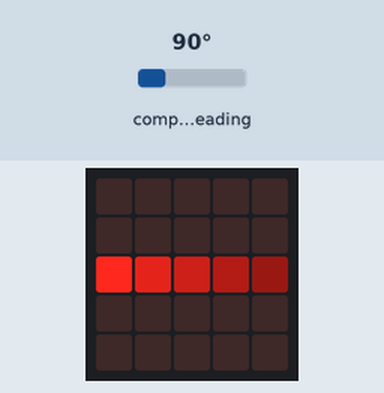
Bench run of a program on a simulated BBC micro:bit (MakeCode). Parts: the board's 5×5 LED display. The test bench sets the inputs (shaded band); at power-on: compass heading 90°. The compass is already calibrated.

Above: at 1.2 s.
1.3 s: compass heading set to 352°
At 2.1 s:
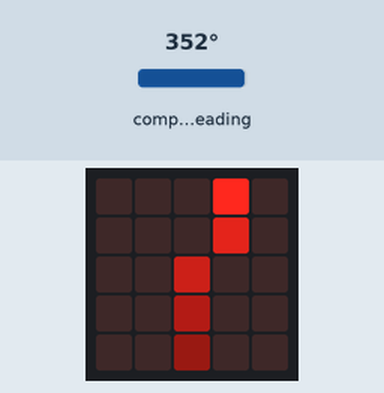
4.3 s: compass heading set to 7°
At 5.5 s:
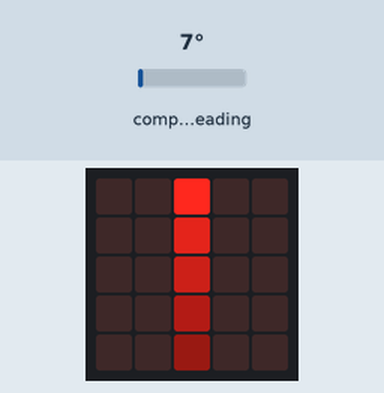
5.8 s: compass heading set to 90°
At 7.1 s:
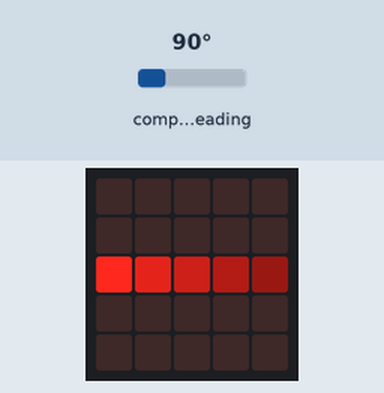
Timing chart, 0 to 8.8 s (numbered marks = the images above; inputs shaded):
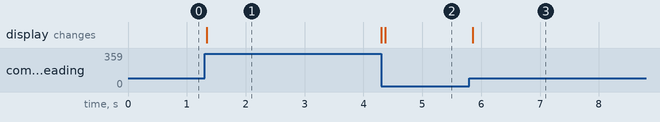

Measured:
- after the input at 1.3 s, the display: changes at once (image 1)
- after the input at 4.3 s, the display: first changes at once (image 2 shows a later state)
- after the input at 5.8 s, the display: changes after 0.05 s (image 3)

The program:

main.ts
```typescript
// Automatically generated. Do not edit directly.
interface Point {
    x: number;
    y: number;
}

const DIRECTION_POINTS: number[][] = [
    /* 0:  0.000° N  */ [20, 21, 22, 23, 24],
    /* 1: 14.036°    */ [30, 31, 22, 23, 24],
    /* 2: 26.565°    */ [40, 31, 32, 23, 24],
    /* 3: 36.870°    */ [40, 31, 22, 23, 14],
    /* 4: 45.000° NE */ [40, 31, 22, 13, 4],
    /* 5: 53.130°    */ [41, 32, 22, 13, 4],
    /* 6: 63.435°    */ [42, 32, 23, 13, 4],
    /* 7: 75.964°    */ [43, 33, 23, 14, 4],
    /* 8: 90.000° E  */ [42, 32, 22, 12, 2],
    /* 9:104.036°    */ [44, 34, 23, 13, 3],
    /* 10:116.565°   */ [44, 33, 23, 12, 2],
    /* 11:126.870°   */ [44, 33, 22, 12, 1],
    /* 12:135.000° SE*/ [44, 33, 22, 11, 0],
    /* 13:143.130°   */ [34, 23, 22, 11, 0],
    /* 14:153.435°   */ [24, 23, 12, 11, 0],
    /* 15:165.964°   */ [14, 13, 12, 1, 0],
    /* 16:180.000° S */ [24, 23, 22, 21, 20],
    /* 17:194.036°   */ [14, 13, 22, 21, 20],
    /* 18:206.565°   */ [4, 13, 12, 21, 20],
    /* 19:216.870°   */ [4, 13, 22, 21, 30],
    /* 20:225.000° SW*/ [4, 13, 22, 31, 40],
    /* 21:233.130°   */ [3, 12, 22, 31, 40],
    /* 22:243.435°   */ [2, 12, 21, 31, 40],
    /* 23:255.964°   */ [1, 11, 21, 30, 40],
    /* 24:270.000° W */ [2, 12, 22, 32, 42],
    /* 25:284.036°   */ [0, 10, 21, 31, 41],
    /* 26:296.565°   */ [0, 11, 21, 32, 42],
    /* 27:306.870°   */ [0, 11, 22, 32, 43],
    /* 28:315.000° NW*/ [0, 11, 22, 33, 44],
    /* 29:323.130°   */ [10, 21, 22, 33, 44],
    /* 30:333.435°   */ [20, 21, 32, 33, 44],
    /* 31:345.964°   */ [30, 31, 32, 43, 44]
];

// UPPER_BOUNDS: 隣り合う方位角（代表角度）の中間角（平均値）を境界のしきい値として定義した配列。
// 角度 degrees が UPPER_BOUNDS[i] 未満の場合に、そのインデックス i を判定結果として返します。
// （例: UPPER_BOUNDS[0] (7.018°) = (0.000° + 14.036°) / 2）
const UPPER_BOUNDS: number[] = [
    7.018, 20.301, 31.718, 40.935, 49.065, 58.282, 69.699, 82.982,
    97.018, 110.301, 121.718, 130.935, 139.065, 148.282, 159.699, 172.982,
    187.018, 200.301, 211.718, 220.935, 229.065, 238.282, 250.699, 262.982,
    277.018, 290.301, 301.718, 310.935, 319.065, 328.282, 339.699, 352.982
];

function getDirectionIndex(degrees: number): number {
    let norm = degrees % 360;
    if (norm < 0) {
        norm += 360;
    }
    for (let i = 0; i < UPPER_BOUNDS.length; i++) {
        if (norm < UPPER_BOUNDS[i]) {
            return i;
        }
    }
    return 0;
}

function getDirectionPoints(degrees: number): Point[] {
    const idx = getDirectionIndex(degrees);
    const packed = DIRECTION_POINTS[idx];
    const points: Point[] = [];
    for (let i = 0; i < packed.length; i++) {
        const val = packed[i];
        points.push({
            x: Math.floor(val / 10),
            y: val % 10
        });
    }
    return points;
}

const BRIGHTNESS = [255, 170, 110, 60, 25]

basic.forever(function () {
    let degrees = input.compassHeading()
    let points = getDirectionPoints(360 - degrees)
    basic.clearScreen()
    for (let i = 0; i < points.length; i++) {
        let p = points[i]
        led.plotBrightness(p.x, p.y, BRIGHTNESS[i])
    }
    basic.pause(50)
})
```
